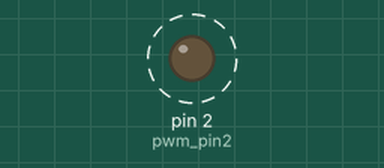
Recording of a sketch running on a simulated Arduino Uno, built with avr-gcc and run on an emulated ATmega328P. On the bench: output pins drawn as LEDs (lit = HIGH). Dashed ring = blinking.

Above: at 0.3 s.
Timing chart, 0 to 5.9 s (numbered marks = the images above):
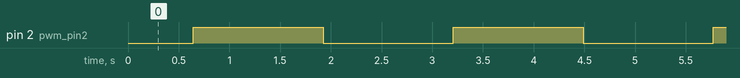

The sketch:

LedPwm.ino
```cpp
int pwm_pin2 = 2;

// The PWM duty cycle (0: 0%, 256: 100%)
int level = 0;

// Amount to change level per loop
// When delta == 1, we're increasing brightness. When delta == -1, we're decreasing brightness
int delta = 1;

void setup() {
  // no setup
}

void loop() {
  analogWrite(pwm_pin2, level);

  level += delta;

  // If we hit the top or bottom, change directions
  if (level >= 256) {
    delta = -1;
    level = 255;
  } else if (level <= 0) {
    delta = 1;
    level = 0;
  }

  // run the loop every 5 milliseconds. That means we get through a full LED brightness
  // cycle in (256 * 2 * 5) = 2560 miliseoconds. Roughly.
  delay(5);
}
```

Measured:
- by itself, pin 2 (pwm_pin2): alternates HIGH for 1.3 s and LOW for 1.3 s
